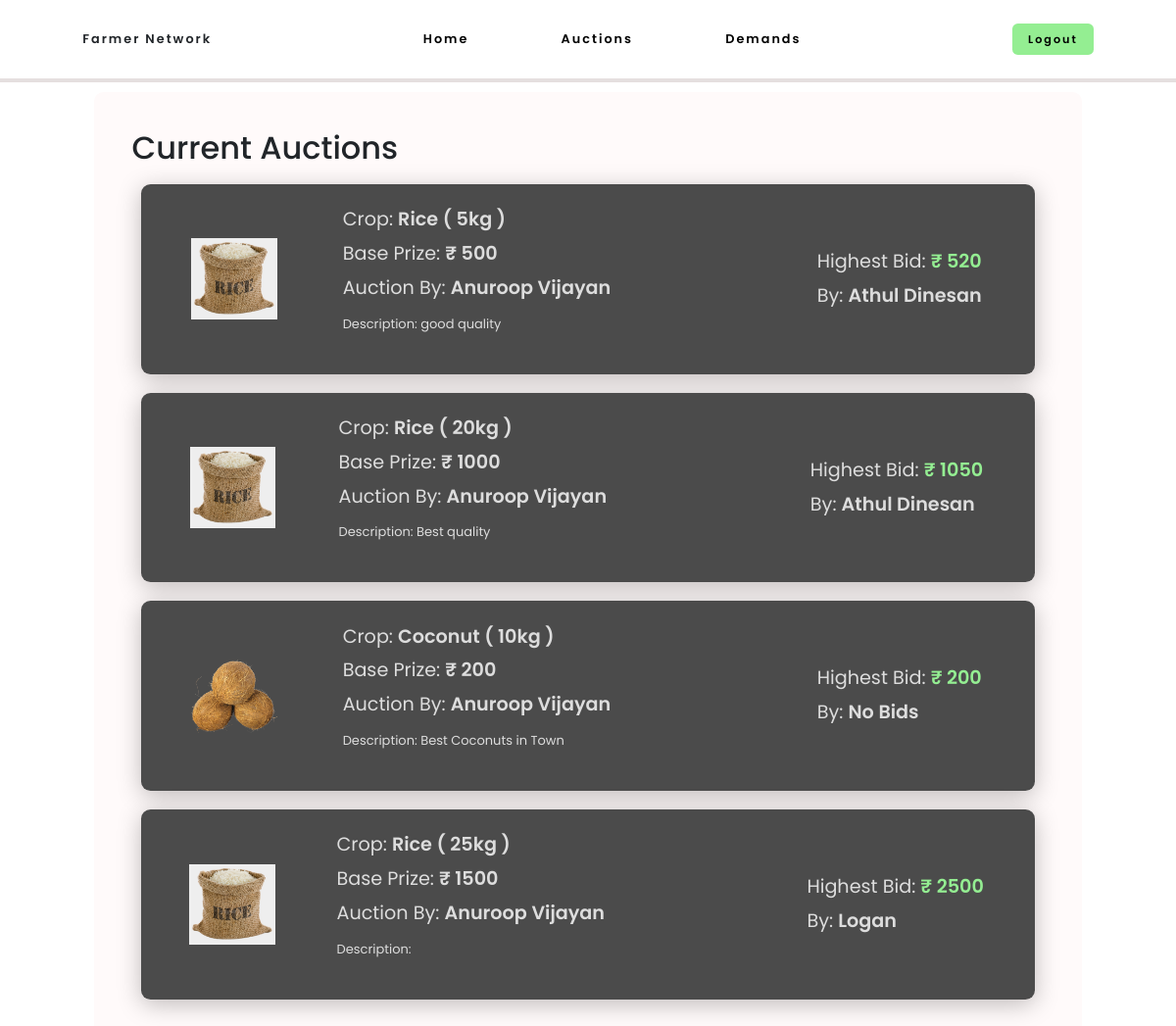
/AuctionTab.php, run on the app's committed database.
### tables this page shows
CREATE TABLE IF NOT EXISTS `auction` (
  `auid` int(10) NOT NULL AUTO_INCREMENT,
  `fid` int(10) NOT NULL,
  `crop` varchar(30) NOT NULL,
  `baseprize` int(10) NOT NULL,
  `currprize` int(10) DEFAULT NULL,
  `rid` int(10) NOT NULL DEFAULT '0',
  `status` tinyint(1) NOT NULL,
  `date` date NOT NULL,
  `description` varchar(100) DEFAULT NULL,
  `quantity` int(11) NOT NULL,
  PRIMARY KEY (`auid`)
);

CREATE TABLE IF NOT EXISTS `farmer` (
  `fid` int(20) NOT NULL AUTO_INCREMENT,
  `fname` varchar(50) NOT NULL,
  `phone` bigint(20) NOT NULL,
  `passwd` varchar(100) NOT NULL,
  `address` varchar(100) NOT NULL,
  `isVerified` tinyint(1) NOT NULL,
  PRIMARY KEY (`fid`)
);

CREATE TABLE IF NOT EXISTS `retailer` (
  `rid` int(10) NOT NULL AUTO_INCREMENT,
  `rname` varchar(100) NOT NULL,
  `phone` bigint(10) NOT NULL,
  `passwd` varchar(100) NOT NULL,
  `address` varchar(100) NOT NULL,
  `isVerified` tinyint(1) NOT NULL,
  PRIMARY KEY (`rid`)
);

### AuctionTab.php (the view, shortened to what this page needs)
<?php
include ("dbconfig.php");
?>
<!DOCTYPE html>
<html lang="en">
<head>
    <link rel="stylesheet" href="https://maxcdn.bootstrapcdn.com/bootstrap/4.0.0/css/bootstrap.min.css">
    <link rel="stylesheet" href="./assets/auctionstyle.css">
</head>
<body>
    <div class="navigation">
        <nav class="navig-bar">
            <div class="logo">
                Farmer Network
            </div>
            <ul class="navig-items">
                <?php
                if($_SESSION['user']=='farmer'){
                echo "<li><a href='./FarmerHome.php'>Home</a></li>";
                }
                else echo "<li><a href='./RetailerHome.php'>Home</a></li>";
                ?>
                <li><a href="#">Auctions</a></li>
                <?php
                if($_SESSION['user']=='farmer'){
                echo "<li><a href='./DemandTab.php?flg=0'>Demands</a></li>";
                }
                else echo "<li><a href='./acceptedDemands.php?flg=0'>Demands</a></li>";
                ?>
            </ul>
<?php
if($_SESSION['user']=='retailer'){
          echo "<div class='logout-btn-ret'>";
}
else{
          echo "<div class='logout-btn'>";
}
?>
                <a href="./logout.php">Logout</a>
            </div>
        </nav>
        <div class="navig-border"></div>
    </div>
    <div class="auction-container">
        <h2>Current Auctions</h2>
        <?php
        $sql2="SELECT * FROM auction WHERE status=0 ORDER BY auid DESC";
        $records=mysqli_query($con,$sql2);
        while($data = mysqli_fetch_array($records))
        {
            $auctfid=$data['fid'];
            $farmersql="SELECT fname from farmer where fid=$auctfid";
            $result=mysqli_query($con,$farmersql);
            $record2=mysqli_fetch_assoc($result);
            $fname=$record2['fname'];
           $retailerId=$data['rid'];
           $selectSql="SELECT rname FROM retailer WHERE rid=$retailerId";
           $selectResult=mysqli_query($con,$selectSql);
           $selectData=mysqli_fetch_assoc($selectResult);
          $rname=$selectData['rname'];
         ?>
        <div class="auction-main">
            <?php
                if($data['crop']=="Wheat"){
                echo"<img src='./assets/wheat.png' class='auct-img'>";
                }
                else if($data['crop']=="Coconut"){
                echo"<img src='./assets/coconut.png' class='auct-img'>";
                }
                else{
                echo"<img src='./assets/rice.png' class='auct-img'>";
                }
            ?>
            <ul class="auct-items">
                <li> Crop: <span style="font-weight: 600;"><?php echo $data['crop'] . " ( " . $data['quantity'] . "kg )"?></span></li>
                <li> Base Prize:  <span style="font-weight: 600;">₹ <?php echo $data['baseprize']?></li>
                <li>Auction By: <span style="font-weight: 600;"><?php echo $fname ?></span></li>
                <li> <span style="font-size: small;"><?php echo "Description: " . $data['description']?></span></li>
            </ul>
            <div class="bid-items">
                <li>Highest Bid: <span style="color: #94ee92;font-weight: 600;">₹ <?php echo $data['currprize'] ?></span></li>
                <?php
                if($data['rid']==0){
                echo "<li>By: <span style='font-weight: 600;'>No Bids</span></li>";
                }
                else
                {
                echo "<li>By: <span style='font-weight: 600;'>$rname</span></li>";
                }
                ?>
            </div>
        </div>
    <?php
    }
    ?>
    </div>
</body>
</html>

### assets/auctionstyle.css (style rules this page uses)
* { margin: 0px; padding: 0px; box-sizing: border-box; }
body { font-family: "Poppins", sans-serif; font-size: 1.2rem; }
.navig-bar { display: flex; min-height: 10vh; justify-content: space-around; font-weight: 600; align-items: center; letter-spacing: 2px; font-size: 0.8rem; }
a { text-decoration: none; color: black; }
li { list-style: none; }
.navig-bar .navig-items { display: flex; justify-content: space-around; align-items: flex-end; width: 40%; margin: 0; }
.navig-bar .logout-btn a { background-color: #94ee92; padding: 0.5rem 1rem; border-radius: 0.5em; font-size: 0.7rem; }
.navig-border { background-color: #e5dfdf; padding: 2px; }
.auction-container { display: flex; flex-direction: column; margin: 0.5em 5em 0.5em; padding: 2em; background-color: snow; border-radius: 0.5em; }
.auction-main { display: flex; padding: 1em; background-color: #4b4b4b; border-radius: 0.5em; margin: 0.5em; display: flex; justify-content: space-around; align-items: center; color: #ddd; box-shadow: 0 5px 25px 0 rgba(0, 0, 0, 0.25); }
.auct-img { max-width: 10%; max-height: 10%; }
.auct-items li { padding: 3px; height: auto; width: 35vw; }
.bid-items li { padding: 3px; }

### data on the page
auction: crop "Rice", quantity "5", baseprize "500", fid.fname "Anuroop Vijayan", description "good quality", currprize "520", rid.rname "Athul Dinesan"
auction: crop "Rice", quantity "20", baseprize "1000", fid.fname "Anuroop Vijayan", description "Best quality", currprize "1050", rid.rname "Athul Dinesan"
auction: crop "Coconut", quantity "10", baseprize "200", fid.fname "Anuroop Vijayan", description "Best Coconuts in Town", currprize "200", shows "By:"
auction: crop "Rice", quantity "25", baseprize "1500", fid.fname "Anuroop Vijayan", currprize "2500", rid.rname "Logan"
